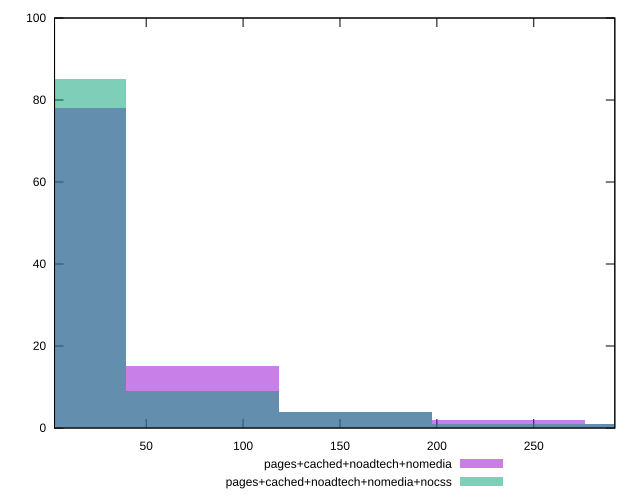

Reproduce this figure in gnuplot.
reset

$pagesCachedNoadtechNomedia <<EOF
157.97943821251997 4
0 78
78.98971910625998 15
315.95887642503993 1
236.96915731877993 2
EOF

$pagesCachedNoadtechNomediaNocss <<EOF
157.97943821251997 4
236.96915731877993 1
0 85
78.98971910625998 9
315.95887642503993 1
EOF

set key outside below
set boxwidth 78.98971910625998
set xrange [2.7009999999999996:291.83299999999997]
set yrange [0:100]
set trange [0:100]
set style fill transparent solid 0.5 noborder
set terminal svg size 640, 500 enhanced background rgb 'white'
set output "report_00013_2021-02-09T12-04-24.940Z/server-response-time/comparison/histogram/3_vs_4.svg"

plot $pagesCachedNoadtechNomedia title "pages+cached+noadtech+nomedia" with boxes, \
     $pagesCachedNoadtechNomediaNocss title "pages+cached+noadtech+nomedia+nocss" with boxes

reset
